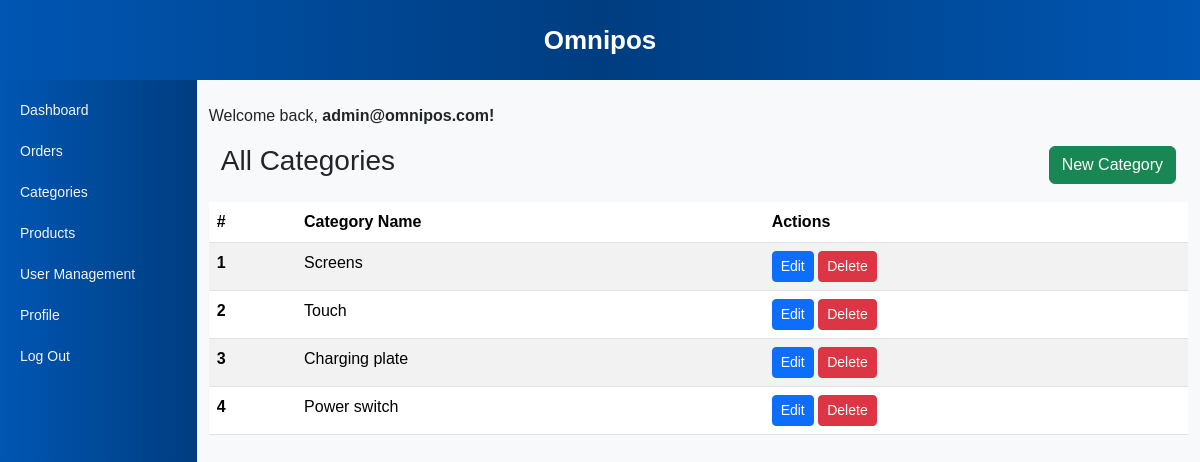
The app's page /categories.php (signed in) with its own data.
### tables this page shows
CREATE TABLE `categories` (
  `id` int(11) NOT NULL,
  `name` text NOT NULL
);

### categories.php (the view, shortened to what this page needs)
<?php
include "header.php";
include "config.php";
$sql = "SELECT * from categories";
$result = mysqli_query($db, $sql);
?>
<main class="bg-light">
    <div class="container-fluid py-4">
        <p>Welcome back, <strong><?php echo $_SESSION[
            "login_user"
        ]; ?>!</strong></p>
        <section class="row m-auto">
            <div class="d-flex justify-content-between align-items-center mb-3">
                <h3>All Categories</h3>
                <a href="new_category.php" class="btn btn-success">New Category</a>
            </div>
            <table class="table table-striped table-hover">
                <thead>
                    <tr>
                        <th scope="col">#</th>
                        <th scope="col">Category Name</th>
                        <th scope="col">Actions</th>
                    </tr>
                </thead>
                <tbody>
                <?php if ($result && mysqli_num_rows($result) > 0) {
                    $counter = 1;
                    while ($row = mysqli_fetch_assoc($result)) {
                        echo "<tr>";
                        echo "<th scope='row'>{$counter}</th>";
                        echo "<td>{$row["name"]}</td>";
                        echo "<td>
                            <a class='btn btn-sm btn-primary' href='edit_category.php?id={$row["id"]}'>Edit</a>
                            <a class='btn btn-sm btn-danger' href='delete_category.php?id={$row["id"]}' onclick='return confirm(\"Are you sure you want to delete this category?\")'>Delete</a>
                            </td>";
                        echo "</tr>";
                        $counter++;
                    }
                } else {
                    echo "<tr><td colspan='5'>No categories found.</td></tr>";
                } ?>
                </tbody>
            </table>
        </section>
    </div>
</main>
<?php include "footer.php"; ?>

### header.php (style rules this page uses)
* { margin: 0; padding: 0; }
body { height: 100vh; display: grid; grid-template-areas: 'header header header header header header header header header header' 'menu main main main main main main main main main'; font-family: Arial, sans-serif; background-color: #f4f4f4; }
main { grid-area: main; height: 90vh; }

### records on screen
categories: name "Screens"
categories: name "Touch"
categories: name "Charging plate"
categories: name "Power switch"
